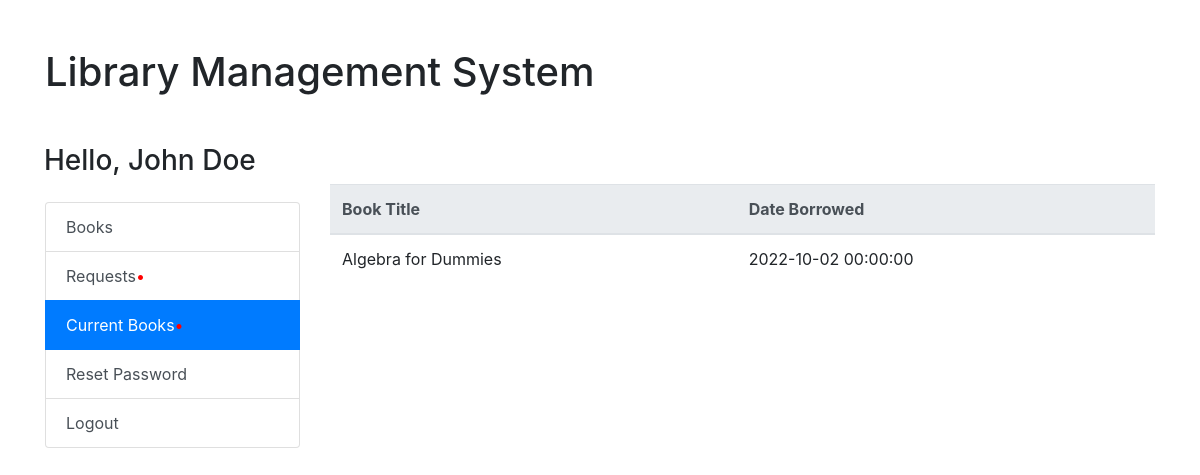
The app's page /user/currentbooks (signed in) with its own data.
### app/models.py (models this page shows, shortened)
class User(UserMixin, db.Model):
    id = db.Column(db.Integer, primary_key=True)
    username = db.Column(db.String(92), index=True, unique=True)
    password_hash = db.Column(db.String(128))
    isAdmin = db.Column(db.Boolean, index=True, unique=False, default=False)

class Borrowed(db.Model):
    id = db.Column(db.Integer, primary_key=True)
    book_name = db.Column(db.String(140))
    user_id = db.Column(db.Integer, db.ForeignKey('user.id'))
    date = db.Column(db.DateTime, index=True, default=datetime.utcnow().date())
    status = db.Column(db.Boolean, index=True, unique=False, default=True)

### app/routes.py (the view)
@app.route('/user/currentbooks')
@login_required
def current_books():
    if current_user.is_authenticated and current_user.isAdmin == True:
        return redirect(url_for('manage_book'))
    borrow = Borrowed.query.filter(Borrowed.user_id == current_user.id).order_by(Borrowed.date).all()
    return render_template('user_current_books.html', current_books = borrow, username=current_user.username)

### app/models.py (called while the page is built)
@login_manager.user_loader
def load_user(id):
    return User.query.get(int(id))

### app/templates/user_current_books.html (shortened to what this page needs)
<!DOCTYPE html>
<html lang="en">
  <head>
<link rel="stylesheet" href="https://cdn.jsdelivr.net/npm/bootstrap@4.3.1/dist/css/bootstrap.min.css">
  </head>
  <body>
<div class="container py-5 mb5">
  <h1 class="mb-5">Library Management System</h1>
  <div class="row">
    <div class="col-md-3">
        <form class="mb-3">
          <div class="input-group">
            <div class="input-group-append">
              <h3>Hello, {{ username }}</h3>
            </div>
          </div>
        </form>
        <div class="list-group">
          <a href="{{ url_for('user_dashboard') }}" class="list-group-item list-group-item-action"> Books </a>
          <a href="{{ url_for('user_request') }}" class="list-group-item list-group-item-action">Requests<span style="color: red;">•</span></a>
          <a href="{{ url_for('current_books') }}" class="list-group-item list-group-item-action active">Current Books<span style="color: red;">•</span></a>
          <a href="{{ url_for('user_reset_password') }}" class="list-group-item list-group-item-action">Reset Password</a>
          <a href="{{ url_for('logout') }}" class="list-group-item list-group-item-action">Logout</a>
        </div>
    </div>
    <div class="col-md-9">
 <br/>
 <table class="table my-3">
  <thead class="thead-light">
    <tr>
      <th scope="col">Book Title</th>
      <th scope="col">Date Borrowed</th>
    </tr>
  </thead>
  <tbody>
    {% for book in current_books %}
    <tr>
      <td>
        {{ book.book_name}}
      </td>
      <td>
        {{ book.date}}
      </td>
    </tr>
  </tbody>
  {% endfor %}
</table>
    </div>
  </div>
</div>
  </body>
</html>

### records on screen
User: username "John Doe"
Borrowed: book_name "Algebra for Dummies", date "2022-10-02 00:00:00"
